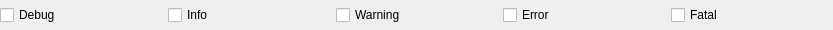
<?xml version="1.0" encoding="UTF-8"?>
<ui version="4.0">
 <class>Form</class>
 <widget class="QWidget" name="Form">
  <property name="geometry">
   <rect>
    <x>0</x>
    <y>0</y>
    <width>833</width>
    <height>30</height>
   </rect>
  </property>
  <property name="windowTitle">
   <string>Form</string>
  </property>
  <layout class="QVBoxLayout" name="verticalLayout">
   <property name="margin">
    <number>0</number>
   </property>
   <item>
    <layout class="QHBoxLayout" name="horizontalLayout_2">
     <item>
      <widget class="QCheckBox" name="debug_checkbox">
       <property name="text">
        <string>Debug</string>
       </property>
       <property name="checked">
        <bool>false</bool>
       </property>
      </widget>
     </item>
     <item>
      <widget class="QCheckBox" name="info_checkbox">
       <property name="text">
        <string>Info</string>
       </property>
       <property name="checked">
        <bool>false</bool>
       </property>
      </widget>
     </item>
     <item>
      <widget class="QCheckBox" name="warning_checkbox">
       <property name="text">
        <string>Warning</string>
       </property>
       <property name="checked">
        <bool>false</bool>
       </property>
      </widget>
     </item>
     <item>
      <widget class="QCheckBox" name="error_checkbox">
       <property name="text">
        <string>Error</string>
       </property>
       <property name="checked">
        <bool>false</bool>
       </property>
      </widget>
     </item>
     <item>
      <widget class="QCheckBox" name="fatal_checkbox">
       <property name="text">
        <string>Fatal</string>
       </property>
       <property name="checked">
        <bool>false</bool>
       </property>
      </widget>
     </item>
    </layout>
   </item>
  </layout>
 </widget>
 <resources/>
 <connections/>
</ui>
